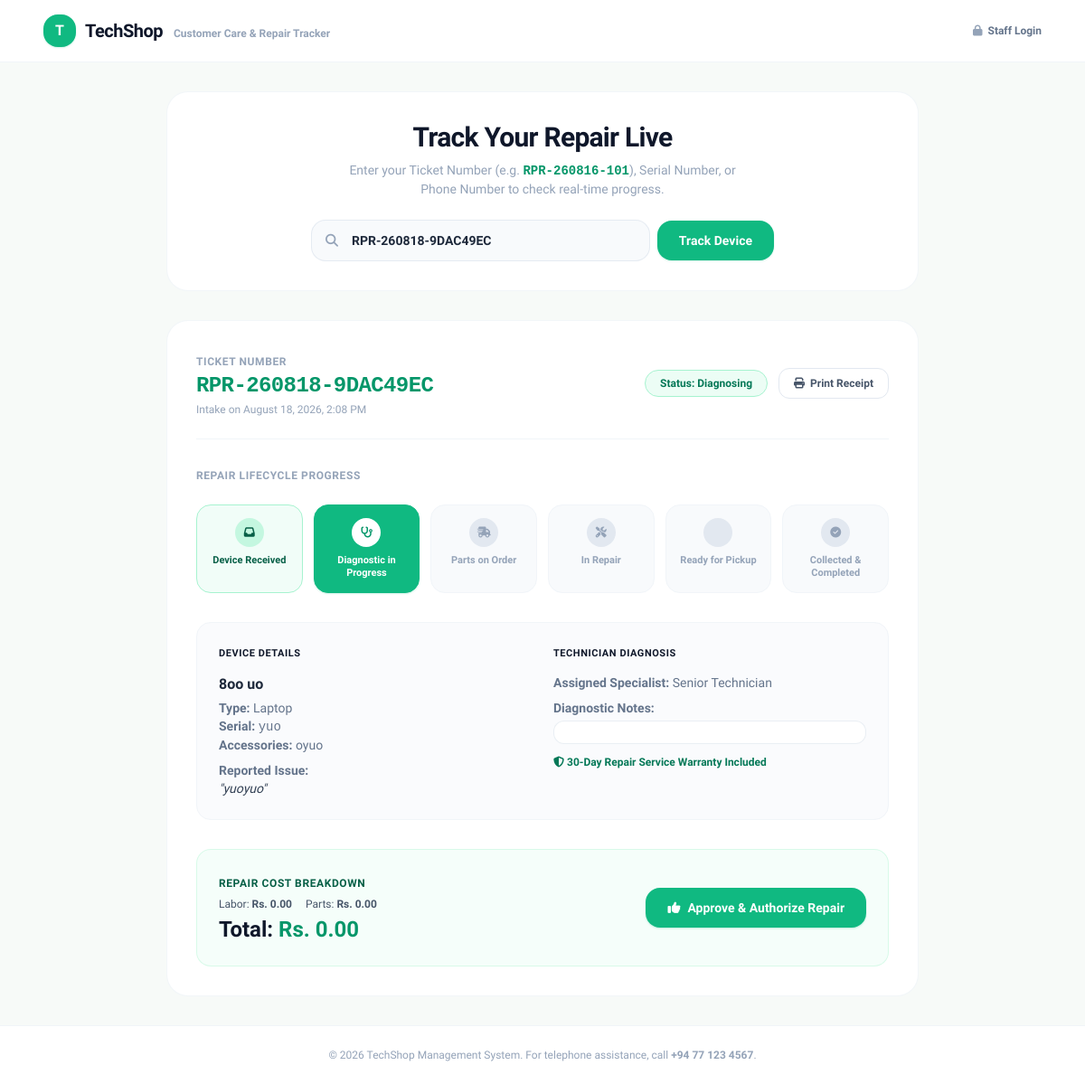
The app's page /pages/track.php?ticket=RPR-260818-9DAC49EC with its own data.
### tables this page shows
CREATE TABLE IF NOT EXISTS `repair_jobs` (
  `id` bigint unsigned NOT NULL AUTO_INCREMENT,
  `customer_id` bigint unsigned NOT NULL,
  `device_name` varchar(255) NOT NULL DEFAULT '',
  `serial_number` varchar(100) DEFAULT NULL,
  `issue_description` text NOT NULL,
  `technician_id` bigint unsigned DEFAULT NULL,
  `status` varchar(50) NOT NULL DEFAULT 'Received',
  `received_date` datetime DEFAULT NULL,
  `delivered_date` datetime DEFAULT NULL,
  `created_at` timestamp NULL DEFAULT CURRENT_TIMESTAMP,
  `updated_at` timestamp NULL DEFAULT CURRENT_TIMESTAMP ON UPDATE CURRENT_TIMESTAMP,
  `ticket_no` varchar(50) NOT NULL,
  `device_type` varchar(100) NOT NULL DEFAULT 'Other',
  `device_brand` varchar(100) NOT NULL DEFAULT '',
  `device_model` varchar(100) NOT NULL DEFAULT '',
  `passcode_pin` varchar(50) DEFAULT NULL,
  `accessories_included` text,
  `estimated_cost` decimal(10,2) NOT NULL DEFAULT '0.00',
  `total_amount` decimal(10,2) NOT NULL DEFAULT '0.00',
  `labor_fee` decimal(10,2) NOT NULL DEFAULT '0.00',
  `parts_cost` decimal(10,2) NOT NULL DEFAULT '0.00',
  `diagnosis_notes` text,
  `is_quote_approved` tinyint(1) NOT NULL DEFAULT '0',
  `public_token` varchar(64) NOT NULL,
  `warranty_days` int NOT NULL DEFAULT '30',
  PRIMARY KEY (`id`),
  UNIQUE KEY `uq_ticket_no` (`ticket_no`),
  UNIQUE KEY `ticket_no` (`ticket_no`),
  UNIQUE KEY `public_token` (`public_token`),
  KEY `customer_id` (`customer_id`),
  KEY `technician_id` (`technician_id`),
  CONSTRAINT `repair_jobs_ibfk_1` FOREIGN KEY (`customer_id`) REFERENCES `customers` (`id`) ON DELETE RESTRICT,
  CONSTRAINT `repair_jobs_ibfk_2` FOREIGN KEY (`technician_id`) REFERENCES `users` (`id`) ON DELETE SET NULL
);

### pages/track.php (the view, shortened to what this page needs)
<?php
require_once __DIR__ . '/../includes/db.php';
$search_query = trim($_GET['ticket'] ?? $_GET['q'] ?? '');
$job = null;
$currency_symbol = 'Rs.';
if ($pdo) {
    try {
        $settingsStatement = $pdo->query("SELECT setting_key, setting_value FROM settings WHERE setting_key IN ('shop_name', 'shop_phone', 'currency_symbol')");
        foreach ($settingsStatement->fetchAll(PDO::FETCH_KEY_PAIR) as $key => $value) {
            if ($key === 'currency_symbol' && $value !== '') $currency_symbol = $value;
        }
    } catch (Throwable $ignored) {
    }
}
if ($search_query !== '') {
    if (!$pdo) {
        $error = 'The repair tracker is temporarily unavailable.';
    } else {
        try {
            $stmt = $pdo->prepare("
                SELECT r.*, u.name AS technician_name
                FROM repair_jobs r
                LEFT JOIN users u ON r.technician_id = u.id
                WHERE r.ticket_no = ? OR r.public_token = ?
                ORDER BY r.id DESC
                LIMIT 1
            ");
            $stmt->execute([$search_query, $search_query]);
            $job = $stmt->fetch();
        } catch (Throwable $exception) {
            error_log('Repair tracking lookup failed: ' . $exception->getMessage());
            $error = 'The repair tracker could not complete your search right now.';
        }
    }
}
$status_steps = [
    'Received' => ['title' => 'Device Received', 'icon' => 'fa-inbox', 'desc' => 'Device logged into workbench intake.'],
    'Diagnosing' => ['title' => 'Diagnostic in Progress', 'icon' => 'fa-stethoscope', 'desc' => 'Hardware specialist diagnosing faults.'],
    'Waiting for Parts' => ['title' => 'Parts on Order', 'icon' => 'fa-truck-fast', 'desc' => 'Waiting for replacement parts.'],
    'In Repair' => ['title' => 'In Repair', 'icon' => 'fa-screwdriver-wrench', 'desc' => 'Component soldering and repair underway.'],
    'Ready for Pickup' => ['title' => 'Ready for Pickup', 'icon' => 'fa-box-check', 'desc' => 'Quality testing passed. Ready at counter.'],
    'Completed' => ['title' => 'Collected & Completed', 'icon' => 'fa-circle-check', 'desc' => 'Device collected by customer.']
];
$step_keys = array_keys($status_steps);
$pipeline_status = $job['status'] ?? 'Received';
$curr_step_idx = array_search($pipeline_status, $step_keys, true);
?>
<!DOCTYPE html>
<html lang="en" class="h-full">
<head>
    <script src="https://cdn.tailwindcss.com"></script>
    <link rel="stylesheet" href="https://cdnjs.cloudflare.com/ajax/libs/font-awesome/6.5.1/css/all.min.css">
</head>
<body class="bg-[#F7FAF8] text-slate-800 min-h-screen flex flex-col justify-between antialiased">
    <header class="bg-white border-b border-slate-100 py-4 px-6 sm:px-12 flex items-center justify-between">
        <div class="flex items-center gap-2.5">
            <div class="w-9 h-9 rounded-2xl bg-emerald-500 text-white flex items-center justify-center font-black text-base shadow-sm shadow-emerald-500/20">
                T
            </div>
            <div>
                <span class="text-xl font-bold text-slate-900 tracking-tight">TechShop</span>
                <span class="text-xs text-slate-400 font-semibold ml-2">Customer Care & Repair Tracker</span>
            </div>
        </div>
        <a href="dashboard.php" class="text-xs font-bold text-slate-500 hover:text-emerald-600 flex items-center gap-1.5 transition-colors">
            <i class="fa-solid fa-lock text-slate-400"></i> Staff Login
        </a>
    </header>
    <main class="flex-1 max-w-4xl w-full mx-auto p-4 sm:p-8">
        <div class="bg-white rounded-3xl p-6 sm:p-8 shadow-card border border-slate-100/90 text-center mb-8">
            <h1 class="text-2xl sm:text-3xl font-extrabold text-slate-900 tracking-tight mb-2">Track Your Repair Live</h1>
            <p class="text-xs sm:text-sm text-slate-400 mb-6 max-w-md mx-auto">Enter your Ticket Number (e.g. <span class="font-mono font-bold text-emerald-600">RPR-260816-101</span>), Serial Number, or Phone Number to check real-time progress.</p>
            <form method="GET" action="<?php echo htmlspecialchars($_SERVER['PHP_SELF'] ?? 'track.php'); ?>" class="max-w-lg mx-auto flex items-center gap-2">
                <div class="relative flex-1">
                    <i class="fa-solid fa-magnifying-glass absolute left-4 top-1/2 -translate-y-1/2 text-slate-400 text-sm"></i>
                    <input
                        type="text"
                        name="ticket"
                        value="<?php echo htmlspecialchars($search_query); ?>"
                        placeholder="Ticket # / Serial # / Phone"
                        required
                        class="w-full pl-11 pr-4 py-3 bg-slate-50 border border-slate-200/80 rounded-2xl text-sm font-semibold text-slate-800 focus:outline-none focus:ring-2 focus:ring-emerald-500/20 focus:border-emerald-500 transition-all"
                    >
                </div>
                <button type="submit" class="px-6 py-3 bg-emerald-500 hover:bg-emerald-600 text-white font-bold text-sm rounded-2xl transition-all shadow-sm shadow-emerald-500/20 shrink-0">
                    Track Device
                </button>
            </form>
        </div>
        <?php if ($job): ?>
        <div class="bg-white rounded-3xl p-6 sm:p-8 shadow-card border border-slate-100/90 space-y-8">
            <div class="flex flex-col sm:flex-row sm:items-center justify-between pb-6 border-b border-slate-100 gap-4">
                <div>
                    <span class="text-xs font-bold text-slate-400 uppercase tracking-wider">Ticket Number</span>
                    <h2 class="text-2xl font-black text-emerald-600 font-mono tracking-tight"><?php echo htmlspecialchars($job['ticket_no'] ?? ('RPR-' . $job['id'])); ?></h2>
                    <p class="text-xs text-slate-400 mt-0.5">Intake on <?php echo date('F j, Y, g:i A', strtotime($job['received_date'])); ?></p>
                </div>
                <div class="flex items-center gap-3">
                    <span class="px-4 py-1.5 rounded-full text-xs font-bold bg-emerald-50 text-emerald-700 border border-emerald-200">
                        Status: <?php echo htmlspecialchars($job['status']); ?>
                    </span>
                    <button onclick="window.print()" class="px-4 py-2 rounded-xl border border-slate-200 text-slate-600 hover:bg-slate-50 text-xs font-bold transition-colors flex items-center gap-1.5">
                        <i class="fa-solid fa-print"></i> Print Receipt
                    </button>
                </div>
            </div>
            <div>
                <h3 class="text-xs font-bold uppercase tracking-wider text-slate-400 mb-6">Repair Lifecycle Progress</h3>
                <div class="grid grid-cols-2 sm:grid-cols-6 gap-3">
                    <?php
                    $idx = 0;
                    foreach ($status_steps as $st_key => $st_info):
                        $is_done = ($idx <= $curr_step_idx);
                        $is_current = ($idx === $curr_step_idx);
                        $idx++;
                    ?>
                    <div class="p-3.5 rounded-2xl border text-center transition-all <?php echo $is_current ? 'bg-emerald-500 text-white border-emerald-500 shadow-sm shadow-emerald-500/20' : ($is_done ? 'bg-emerald-50/70 text-emerald-800 border-emerald-200' : 'bg-slate-50 text-slate-400 border-slate-100'); ?>">
                        <div class="w-8 h-8 rounded-full mx-auto mb-2 flex items-center justify-center text-xs <?php echo $is_current ? 'bg-white text-emerald-600' : ($is_done ? 'bg-emerald-200/60 text-emerald-800' : 'bg-slate-200 text-slate-400'); ?>">
                            <i class="fa-solid <?php echo $st_info['icon']; ?>"></i>
                        </div>
                        <p class="font-bold text-[11px] leading-tight"><?php echo $st_info['title']; ?></p>
                    </div>
                    <?php endforeach; ?>
                </div>
            </div>
            <div class="grid grid-cols-1 sm:grid-cols-2 gap-6 bg-slate-50/70 p-6 rounded-2xl border border-slate-100 text-xs sm:text-sm">
                <div>
                    <h4 class="font-bold text-slate-900 mb-3 uppercase tracking-wider text-[11px] text-slate-400">Device Details</h4>
                    <p class="font-bold text-slate-800 text-base mb-1"><?php echo htmlspecialchars($job['device_brand'] . ' ' . $job['device_model']); ?></p>
                    <p class="text-slate-500"><strong>Type:</strong> <?php echo htmlspecialchars($job['device_type']); ?></p>
                    <p class="text-slate-500"><strong>Serial:</strong> <span class="font-mono"><?php echo htmlspecialchars($job['serial_number'] ?? 'N/A'); ?></span></p>
                    <p class="text-slate-500"><strong>Accessories:</strong> <?php echo htmlspecialchars($job['accessories_included'] ?? 'None'); ?></p>
                    <p class="text-slate-500 mt-2"><strong>Reported Issue:</strong><br><span class="italic text-slate-700">"<?php echo htmlspecialchars($job['issue_description']); ?>"</span></p>
                </div>
                <div>
                    <h4 class="font-bold text-slate-900 mb-3 uppercase tracking-wider text-[11px] text-slate-400">Technician Diagnosis</h4>
                    <p class="text-slate-500"><strong>Assigned Specialist:</strong> <?php echo htmlspecialchars($job['technician_name'] ?? 'Senior Technician'); ?></p>
                    <p class="text-slate-500 mt-2"><strong>Diagnostic Notes:</strong></p>
                    <div class="bg-white p-3 rounded-xl border border-slate-200/70 text-slate-700 text-xs mt-1">
                    </div>
                    <?php if (!empty($job['warranty_days'])): ?>
                        <p class="text-emerald-700 font-bold text-xs mt-3"><i class="fa-solid fa-shield-halved"></i> <?php echo $job['warranty_days']; ?>-Day Repair Service Warranty Included</p>
                    <?php endif; ?>
                </div>
            </div>
            <div class="bg-emerald-50/50 p-6 rounded-2xl border border-emerald-100/80 flex flex-col sm:flex-row items-center justify-between gap-4">
                <div>
                    <span class="text-xs font-bold text-emerald-800 uppercase tracking-wider">Repair Cost Breakdown</span>
                    <div class="text-xs text-slate-600 mt-1 space-x-3">
                        <span>Labor: <strong><?php echo htmlspecialchars($currency_symbol ?? "Rs."); ?> <?php echo number_format($job['labor_fee'] ?? 0, 2); ?></strong></span>
                        <span>Parts: <strong><?php echo htmlspecialchars($currency_symbol ?? "Rs."); ?> <?php echo number_format($job['parts_cost'] ?? 0, 2); ?></strong></span>
                    </div>
                    <div class="text-2xl font-black text-slate-900 mt-1">
                        Total: <span class="text-emerald-600"><?php echo htmlspecialchars($currency_symbol ?? "Rs."); ?> <?php echo number_format($job['total_amount'] ?? $job['estimated_cost'], 2); ?></span>
                    </div>
                </div>
                <div>
                    <?php if (!empty($job['is_quote_approved'])): ?>
                        <div class="px-5 py-2.5 bg-emerald-600 text-white rounded-2xl text-xs font-bold flex items-center gap-2 shadow-sm">
                            <i class="fa-solid fa-circle-check text-sm"></i>
                            <span>Quotation Approved</span>
                        </div>
                    <?php else: ?>
                        <form method="POST" action="<?php echo htmlspecialchars($_SERVER['PHP_SELF'] ?? 'track.php'); ?>?ticket=<?php echo urlencode($search_query); ?>">
                            <button type="submit" class="px-6 py-3 bg-emerald-500 hover:bg-emerald-600 text-white rounded-2xl text-xs sm:text-sm font-bold shadow-sm shadow-emerald-500/25 transition-all flex items-center gap-2">
                                <i class="fa-solid fa-thumbs-up"></i>
                                <span>Approve & Authorize Repair</span>
                            </button>
                        </form>
                    <?php endif; ?>
                </div>
            </div>
        </div>
        <?php endif; ?>
    </main>
    <footer class="bg-white border-t border-slate-100 py-6 text-center text-xs text-slate-400">
        <p>&copy; 2026 TechShop Management System. For telephone assistance, call <strong>+94 77 123 4567</strong>.</p>
    </footer>
</body>
</html>

### pages/track.php (style rules this page uses)
body { font-family: 'Plus Jakarta Sans', sans-serif; }

### records on screen
repair_jobs: ticket_no "RPR-260818-9DAC49EC", received_date "August 18, 2026, 2:08 PM", status "Diagnosing", device_brand+device_model "8oo uo", device_type "Laptop", serial_number "yuo", accessories_included "oyuo", issue_description "yuoyuo", warranty_days "30", labor_fee "0.00", parts_cost "0.00", total_amount "0.00"

### other values on screen
$st_info['title'] "Device Received"
$st_info['title'] "Diagnostic in Progress"
$st_info['title'] "Parts on Order"
$st_info['title'] "In Repair"
$st_info['title'] "Ready for Pickup"
$st_info['title'] "Collected & Completed"
$job['technician_name'] "Senior Technician"
$currency_symbol "Rs."
